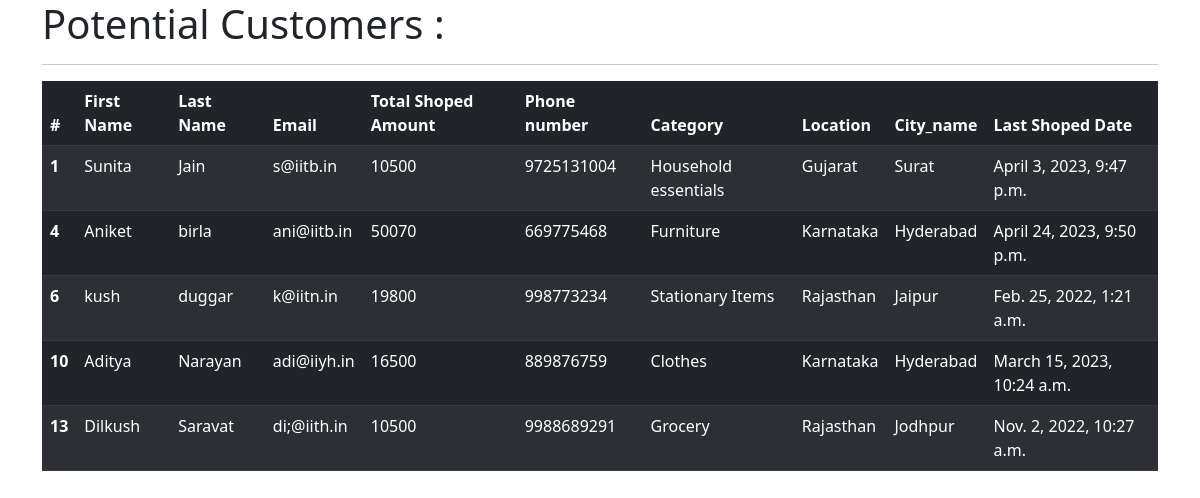
The app's page /is_potential with its own data.
### App/models.py (models this page shows, shortened)
class Customer(models.Model):
    first_name = models.CharField(max_length=100, null=False)   # represents a character (string) field for the first name of a customer. It can have a maximum length of 100 characters.
    last_name = models.CharField(max_length=100)
    location = models.ForeignKey(Location, on_delete=models.CASCADE)
    email = models.CharField(max_length=100)
    total_shopping_amount = models.IntegerField(default=0)
    preffered_shopping_category = models.ForeignKey(Category, on_delete=models.CASCADE)
    phone = models.IntegerField(default=0)
    last_shoped_date = models.DateTimeField()

class Category(models.Model):
    name=models.CharField(max_length=100, null=False)

class Location(models.Model):
    state_name = models.CharField(max_length=100, null=False)
    city_name = models.CharField(max_length=100)

### App/views.py (the view)
# urls.py: path('is_potential', views.is_potential, name='is_potential'),
def is_potential(request):
    X_Amount = 10000
    custs = Customer.objects.all()
    potential_custs = []
    for cust in custs:
        if cust.total_shopping_amount > X_Amount:
            potential_custs.append(cust)
    context = {
        'custs': potential_custs
    }
    return render(request, 'is_potential.html', context)

### App/templates/is_potential.html (shortened to what this page needs)
<!DOCTYPE html>
<html lang="en">
  <head>
    <link
      href="https://cdn.jsdelivr.net/npm/bootstrap@5.3.0-alpha3/dist/css/bootstrap.min.css"
      rel="stylesheet"
    />
  </head>
  <body>
    <div class="container">
      <h1>Potential Customers :</h1>
      <hr />
      <table class="table table-dark table-striped">
        <thead>
          <tr>
            <th scope="col">#</th>
            <th scope="col">First Name</th>
            <th scope="col">Last Name</th>
            <th scope="col">Email</th>
            <th scope="col">Total Shoped Amount</th>
            <th scope="col">Phone number</th>
            <th scope="col">Category</th>
            <th scope="col">Location</th>
            <th scope="col">City_name</th>
            <th scope="col">Last Shoped Date</th>
          </tr>
        </thead>
        <tbody>
          {% for cust in custs %}
          <tr>
            <th scope="row">{{cust.id}}</th>
            <td>{{cust.first_name}}</td>
            <td>{{cust.last_name}}</td>
            <td>{{cust.email}}</td>
            <td>{{cust.total_shopping_amount}}</td>
            <td>{{cust.phone}}</td>
            <td>{{cust.preffered_shopping_category.name}}</td>
            <td>{{cust.location.state_name}}</td>
            <td>{{cust.location.city_name}}</td>
            <td>{{cust.last_shoped_date}}</td>
          </tr>
          {% endfor %}
        </tbody>
      </table>
    </div>
  </body>
</html>

### records on screen
Customer: id "1", first_name "Sunita", last_name "Jain", email "s@iitb.in", total_shopping_amount "10500", phone "9725131004", preffered_shopping_category.name "Household essentials", location.state_name "Gujarat", location.city_name "Surat", last_shoped_date "April 3, 2023, 9:47 p.m."
Customer: id "4", first_name "Aniket", last_name "birla", email "ani@iitb.in", total_shopping_amount "50070", phone "669775468", preffered_shopping_category.name "Furniture", location.state_name "Karnataka", location.city_name "Hyderabad", last_shoped_date "April 24, 2023, 9:50 p.m."
Customer: id "6", first_name "kush", last_name "duggar", email "k@iitn.in", total_shopping_amount "19800", phone "998773234", preffered_shopping_category.name "Stationary Items", location.state_name "Rajasthan", location.city_name "Jaipur", last_shoped_date "Feb. 25, 2022, 1:21 a.m."
Customer: id "10", first_name "Aditya", last_name "Narayan", email "adi@iiyh.in", total_shopping_amount "16500", phone "889876759", preffered_shopping_category.name "Clothes", location.state_name "Karnataka", location.city_name "Hyderabad", last_shoped_date "March 15, 2023, 10:24 a.m."
Customer: id "13", first_name "Dilkush", last_name "Saravat", email "di;@iith.in", total_shopping_amount "10500", phone "9988689291", preffered_shopping_category.name "Grocery", location.state_name "Rajasthan", location.city_name "Jodhpur", last_shoped_date "Nov. 2, 2022, 10:27 a.m."
